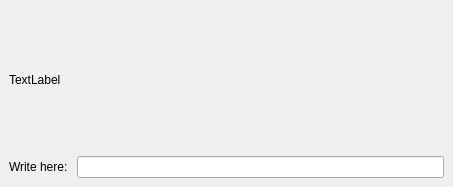
<?xml version="1.0" encoding="UTF-8"?>
<ui version="4.0">
 <class>MainWindow</class>
 <widget class="QMainWindow" name="MainWindow">
  <property name="geometry">
   <rect>
    <x>0</x>
    <y>0</y>
    <width>453</width>
    <height>187</height>
   </rect>
  </property>
  <property name="windowTitle">
   <string>MainWindow</string>
  </property>
  <widget class="QWidget" name="centralwidget">
   <layout class="QVBoxLayout" name="verticalLayout_4">
    <item>
     <layout class="QVBoxLayout" name="verticalLayout">
      <item>
       <widget class="MyLabel" name="label">
        <property name="text">
         <string>TextLabel</string>
        </property>
       </widget>
      </item>
      <item>
       <layout class="QHBoxLayout" name="horizontalLayout">
        <item>
         <widget class="QLabel" name="label_2">
          <property name="text">
           <string>Write here: </string>
          </property>
         </widget>
        </item>
        <item>
         <widget class="QLineEdit" name="lineEdit"/>
        </item>
       </layout>
      </item>
     </layout>
    </item>
   </layout>
  </widget>
 </widget>
 <customwidgets>
  <customwidget>
   <class>MyLabel</class>
   <extends>QLabel</extends>
   <header>MyLabel.h</header>
   <slots>
    <slot>setTextMajuscules(QString)</slot>
   </slots>
  </customwidget>
 </customwidgets>
 <resources/>
 <connections>
  <connection>
   <sender>lineEdit</sender>
   <signal>textChanged(QString)</signal>
   <receiver>label</receiver>
   <slot>setTextMajuscules(QString)</slot>
   <hints>
    <hint type="sourcelabel">
     <x>145</x>
     <y>90</y>
    </hint>
    <hint type="destinationlabel">
     <x>107</x>
     <y>48</y>
    </hint>
   </hints>
  </connection>
 </connections>
</ui>
